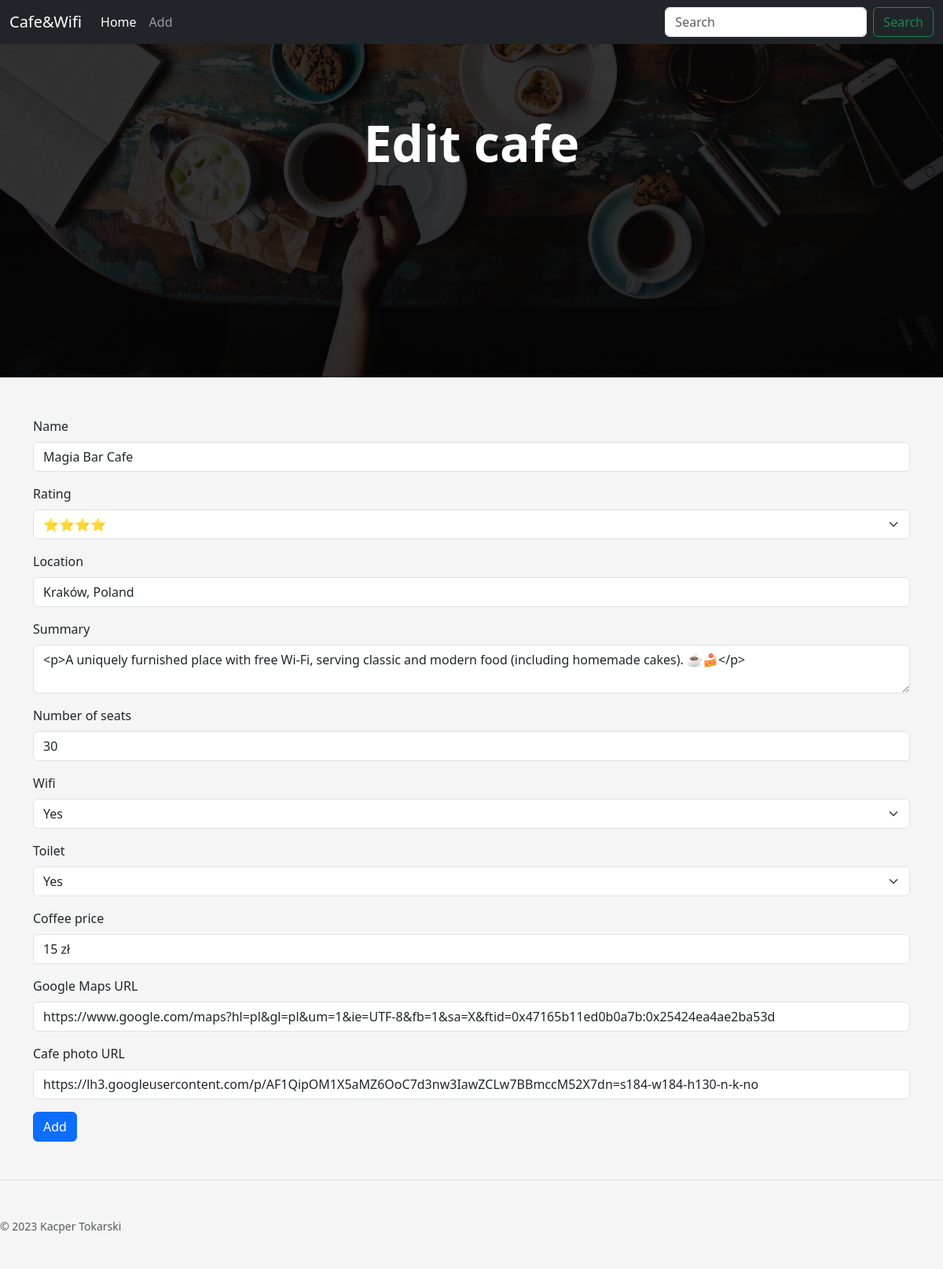
/change/3, run on the app's committed database.
### main.py (models this page shows)
class CafeData(db.Model):
    id = db.Column(db.Integer, primary_key=True)
    cafe_name = db.Column(db.String(500), unique=True, nullable=False)
    cafe_summary = db.Column(db.String(250), nullable=False)
    cafe_map_url = db.Column(db.String(500), nullable=False)
    cafe_img_url = db.Column(db.String(500), nullable=False)
    cafe_rating = db.Column(db.String(250), nullable=False)
    cafe_location = db.Column(db.String(250), nullable=False)
    cafe_seats = db.Column(db.String(250), nullable=False)
    cafe_wifi = db.Column(db.String(250), nullable=False)
    cafe_toilet = db.Column(db.String(250), nullable=False)
    coffee_price = db.Column(db.String(250), nullable=False)
    date = db.Column(db.String(250), nullable=False)

### main.py (the view, shortened to what this page needs)
@app.route('/change/<int:cafe_id>', methods=['POST', 'PATCH', 'GET'])
def patch(cafe_id):
    columns = CafeData.__table__.columns.keys()
    """change cafe data"""
    cafe = db.get_or_404(CafeData, cafe_id)
    edit_form = AddCoffe(
        cafe_name=cafe.cafe_name,
        cafe_rating=cafe.cafe_rating,
        cafe_location=cafe.cafe_location,
        cafe_summary=cafe.cafe_summary,
        cafe_seats=cafe.cafe_seats,
        cafe_wifi=cafe.cafe_wifi,
        cafe_toilet=cafe.cafe_toilet,
        coffee_price=cafe.coffee_price,
        cafe_map_url=cafe.cafe_map_url,
        cafe_img_url=cafe.cafe_img_url
    )
    return render_template('add_coffee.html', add_form=edit_form, title='Edit cafe')

### forms.py
class AddCoffe(FlaskForm):
    cafe_name = StringField("Name", validators=[DataRequired()])
    cafe_rating = SelectField("Rating", choices=[('⭐', '⭐'),
                                                 ('⭐⭐', '⭐⭐'),
                                                 ('⭐⭐⭐', '⭐⭐⭐'),
                                                 ('⭐⭐⭐⭐', '⭐⭐⭐⭐'),
                                                 ('⭐⭐⭐⭐⭐', '⭐⭐⭐⭐⭐')], validators=[DataRequired()])
    cafe_location = StringField("Location", validators=[DataRequired()])
    cafe_summary = CKEditorField("Summary", validators=[DataRequired()])
    cafe_seats = StringField("Number of seats", validators=[DataRequired()])
    cafe_wifi = SelectField("Wifi", choices=[('✔️', 'Yes'), ('❌', 'No')], validators=[DataRequired()])
    cafe_toilet = SelectField("Toilet", choices=[('✔️', 'Yes'), ('❌', 'No')], validators=[DataRequired()])
    coffee_price = StringField("Coffee price", validators=[DataRequired()])
    cafe_map_url = StringField("Google Maps URL", validators=[DataRequired(), URL()])
    cafe_img_url = StringField("Cafe photo URL", validators=[DataRequired(), URL()])
    submit = SubmitField('Add')

### templates/add_coffee.html (shortened to what this page needs)
{% extends 'template.html' %}
{% from "bootstrap5/form.html" import render_form %}
{% block content %}
<div
      class="position-relative overflow-hidden p-3 p-md-5 text-center bg-body-tertiary"
      style="
        height: 40vw;
        background-image: linear-gradient(
            rgba(1, 1, 1, 0.8),
            rgba(1, 1, 1, 0.8)
          ),
          url({{url_for('static', filename = 'pexels-viktoria-alipatova-2074130.jpg')}});
        background-size: cover;
        background-position: center;
      "
    >
      <div class="col-md-6 p-lg-5 mx-auto my-5">
        <h1 class="display-3 fw-bold" style="color: white">
            {{title}}
        </h1>
      </div>
    </div>
<div class="container-xl" style="margin-top: 50px">
    <div class="row justify-content-center">
        {{render_form(add_form, novalidate=True)}}
    </div>
</div>
{% endblock %}

### static/styles.css (style rules this page uses)
body { background-color: #F5F5F5; }

### data on the page
CafeData: cafe_name "Magia Bar Cafe", cafe_rating "⭐⭐⭐⭐", cafe_location "Kraków, Poland", cafe_summary "<p>A uniquely furnished place with free Wi-Fi, serving classic and modern food (including homemade cakes). ☕🍰</p>", cafe_seats "30", cafe_wifi "Yes", cafe_toilet "Yes", coffee_price "15 zł", cafe_map_url "https://www.google.com/maps?hl=pl&gl=pl&um=1&ie=UTF-8&fb=1&sa=X&ftid=0x47165b11ed0b0a7b:0x25424ea4ae2ba53d", cafe_img_url "https://lh3.googleusercontent.com/p/AF1QipOM1X5aMZ6OoC7d3nw3IawZCLw7BBmccM52X7dn=s184-w184-h130-n-k-no"

### other printed values
{{ title }} "Edit cafe"
